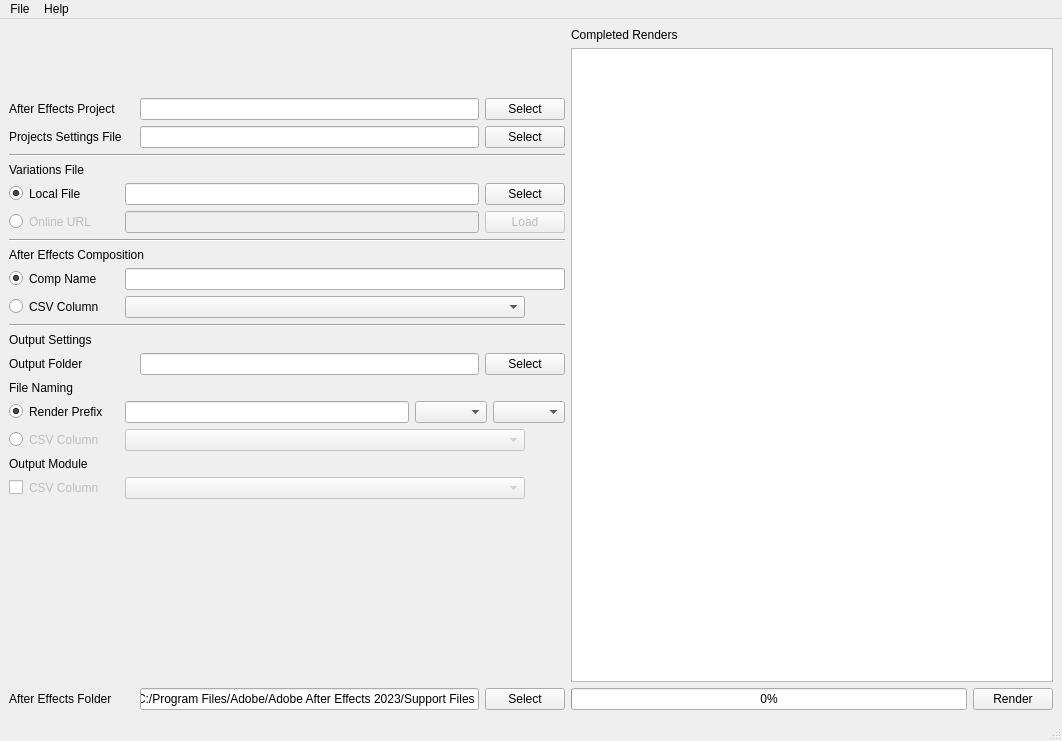
<?xml version="1.0" encoding="UTF-8"?>
<ui version="4.0">
 <class>MainWindow</class>
 <widget class="QMainWindow" name="MainWindow">
  <property name="geometry">
   <rect>
    <x>0</x>
    <y>0</y>
    <width>1062</width>
    <height>741</height>
   </rect>
  </property>
  <property name="windowTitle">
   <string>Render Robot</string>
  </property>
  <widget class="QWidget" name="centralwidget">
   <layout class="QGridLayout" name="gridLayout">
    <item row="0" column="0">
     <layout class="QVBoxLayout" name="verticalLayout">
      <item>
       <widget class="QLabel" name="logo_label">
        <property name="minimumSize">
         <size>
          <width>64</width>
          <height>64</height>
         </size>
        </property>
        <property name="maximumSize">
         <size>
          <width>64</width>
          <height>64</height>
         </size>
        </property>
        <property name="text">
         <string>    </string>
        </property>
       </widget>
      </item>
      <item>
       <layout class="QHBoxLayout" name="horizontalLayout_2">
        <item>
         <widget class="QLabel" name="label_2">
          <property name="minimumSize">
           <size>
            <width>125</width>
            <height>0</height>
           </size>
          </property>
          <property name="lineWidth">
           <number>1</number>
          </property>
          <property name="midLineWidth">
           <number>0</number>
          </property>
          <property name="text">
           <string>After Effects Project</string>
          </property>
         </widget>
        </item>
        <item>
         <widget class="QLineEdit" name="proj_path">
          <property name="text">
           <string/>
          </property>
         </widget>
        </item>
        <item>
         <widget class="QPushButton" name="proj_path_button">
          <property name="minimumSize">
           <size>
            <width>75</width>
            <height>0</height>
           </size>
          </property>
          <property name="text">
           <string>Select</string>
          </property>
         </widget>
        </item>
       </layout>
      </item>
      <item>
       <layout class="QHBoxLayout" name="horizontalLayout_8">
        <item>
         <widget class="QLabel" name="label_4">
          <property name="minimumSize">
           <size>
            <width>125</width>
            <height>0</height>
           </size>
          </property>
          <property name="lineWidth">
           <number>1</number>
          </property>
          <property name="midLineWidth">
           <number>0</number>
          </property>
          <property name="text">
           <string>Projects Settings File</string>
          </property>
         </widget>
        </item>
        <item>
         <widget class="QLineEdit" name="set_path">
          <property name="text">
           <string/>
          </property>
         </widget>
        </item>
        <item>
         <widget class="QPushButton" name="set_path_button">
          <property name="minimumSize">
           <size>
            <width>75</width>
            <height>0</height>
           </size>
          </property>
          <property name="text">
           <string>Select</string>
          </property>
         </widget>
        </item>
       </layout>
      </item>
      <item>
       <widget class="Line" name="line_4">
        <property name="orientation">
         <enum>Qt::Horizontal</enum>
        </property>
       </widget>
      </item>
      <item>
       <widget class="QLabel" name="label_7">
        <property name="text">
         <string>Variations File</string>
        </property>
       </widget>
      </item>
      <item>
       <layout class="QHBoxLayout" name="horizontalLayout_4">
        <item>
         <widget class="QRadioButton" name="radioSource_1">
          <property name="minimumSize">
           <size>
            <width>0</width>
            <height>0</height>
           </size>
          </property>
          <property name="text">
           <string/>
          </property>
          <property name="checked">
           <bool>true</bool>
          </property>
          <attribute name="buttonGroup">
           <string notr="true">sourceGroup</string>
          </attribute>
         </widget>
        </item>
        <item>
         <widget class="QLabel" name="local_label">
          <property name="minimumSize">
           <size>
            <width>90</width>
            <height>0</height>
           </size>
          </property>
          <property name="text">
           <string>Local File</string>
          </property>
         </widget>
        </item>
        <item>
         <widget class="QLineEdit" name="var_path"/>
        </item>
        <item>
         <widget class="QPushButton" name="var_path_button">
          <property name="minimumSize">
           <size>
            <width>75</width>
            <height>0</height>
           </size>
          </property>
          <property name="text">
           <string>Select</string>
          </property>
         </widget>
        </item>
       </layout>
      </item>
      <item>
       <layout class="QHBoxLayout" name="horizontalLayout_7">
        <item>
         <widget class="QRadioButton" name="radioSource_2">
          <property name="minimumSize">
           <size>
            <width>0</width>
            <height>0</height>
           </size>
          </property>
          <property name="text">
           <string/>
          </property>
          <attribute name="buttonGroup">
           <string notr="true">sourceGroup</string>
          </attribute>
         </widget>
        </item>
        <item>
         <widget class="QLabel" name="url_label">
          <property name="enabled">
           <bool>false</bool>
          </property>
          <property name="minimumSize">
           <size>
            <width>90</width>
            <height>0</height>
           </size>
          </property>
          <property name="text">
           <string>Online URL</string>
          </property>
         </widget>
        </item>
        <item>
         <widget class="QLineEdit" name="csv_url">
          <property name="enabled">
           <bool>false</bool>
          </property>
         </widget>
        </item>
        <item>
         <widget class="QPushButton" name="load_online_button">
          <property name="enabled">
           <bool>false</bool>
          </property>
          <property name="minimumSize">
           <size>
            <width>75</width>
            <height>0</height>
           </size>
          </property>
          <property name="text">
           <string>Load</string>
          </property>
         </widget>
        </item>
       </layout>
      </item>
      <item>
       <widget class="Line" name="line_2">
        <property name="orientation">
         <enum>Qt::Horizontal</enum>
        </property>
       </widget>
      </item>
      <item>
       <widget class="QLabel" name="label_8">
        <property name="text">
         <string>After Effects Composition</string>
        </property>
       </widget>
      </item>
      <item>
       <layout class="QHBoxLayout" name="horizontalLayout_12">
        <item>
         <widget class="QRadioButton" name="name_radio_4">
          <property name="text">
           <string/>
          </property>
          <property name="checked">
           <bool>true</bool>
          </property>
          <attribute name="buttonGroup">
           <string notr="true">compGroup</string>
          </attribute>
         </widget>
        </item>
        <item>
         <widget class="QLabel" name="label_15">
          <property name="minimumSize">
           <size>
            <width>90</width>
            <height>0</height>
           </size>
          </property>
          <property name="text">
           <string>Comp Name</string>
          </property>
         </widget>
        </item>
        <item>
         <widget class="QLineEdit" name="comp_name"/>
        </item>
       </layout>
      </item>
      <item>
       <layout class="QHBoxLayout" name="horizontalLayout_9">
        <item>
         <widget class="QRadioButton" name="name_radio_3">
          <property name="text">
           <string/>
          </property>
          <property name="checked">
           <bool>false</bool>
          </property>
          <attribute name="buttonGroup">
           <string notr="true">compGroup</string>
          </attribute>
         </widget>
        </item>
        <item>
         <widget class="QLabel" name="label_9">
          <property name="minimumSize">
           <size>
            <width>90</width>
            <height>0</height>
           </size>
          </property>
          <property name="lineWidth">
           <number>1</number>
          </property>
          <property name="midLineWidth">
           <number>0</number>
          </property>
          <property name="text">
           <string>CSV Column</string>
          </property>
         </widget>
        </item>
        <item>
         <widget class="QComboBox" name="comp_csv">
          <property name="minimumSize">
           <size>
            <width>400</width>
            <height>0</height>
           </size>
          </property>
         </widget>
        </item>
        <item>
         <spacer name="horizontalSpacer_2">
          <property name="orientation">
           <enum>Qt::Horizontal</enum>
          </property>
          <property name="sizeHint" stdset="0">
           <size>
            <width>40</width>
            <height>20</height>
           </size>
          </property>
         </spacer>
        </item>
       </layout>
      </item>
      <item>
       <widget class="Line" name="line_5">
        <property name="orientation">
         <enum>Qt::Horizontal</enum>
        </property>
       </widget>
      </item>
      <item>
       <widget class="QLabel" name="label_10">
        <property name="text">
         <string>Output Settings</string>
        </property>
       </widget>
      </item>
      <item>
       <layout class="QHBoxLayout" name="horizontalLayout_3">
        <item>
         <widget class="QLabel" name="label_3">
          <property name="minimumSize">
           <size>
            <width>125</width>
            <height>0</height>
           </size>
          </property>
          <property name="text">
           <string>Output Folder</string>
          </property>
         </widget>
        </item>
        <item>
         <widget class="QLineEdit" name="out_path"/>
        </item>
        <item>
         <widget class="QPushButton" name="out_path_button">
          <property name="minimumSize">
           <size>
            <width>75</width>
            <height>0</height>
           </size>
          </property>
          <property name="text">
           <string>Select</string>
          </property>
         </widget>
        </item>
       </layout>
      </item>
      <item>
       <widget class="QLabel" name="label_12">
        <property name="text">
         <string>File Naming</string>
        </property>
       </widget>
      </item>
      <item>
       <layout class="QHBoxLayout" name="horizontalLayout_6">
        <item>
         <widget class="QRadioButton" name="name_radio_1">
          <property name="text">
           <string/>
          </property>
          <property name="checked">
           <bool>true</bool>
          </property>
          <attribute name="buttonGroup">
           <string notr="true">buttonGroup</string>
          </attribute>
         </widget>
        </item>
        <item>
         <widget class="QLabel" name="label_6">
          <property name="minimumSize">
           <size>
            <width>90</width>
            <height>0</height>
           </size>
          </property>
          <property name="text">
           <string>Render Prefix</string>
          </property>
         </widget>
        </item>
        <item>
         <widget class="QLineEdit" name="comp_prefix">
          <property name="text">
           <string/>
          </property>
         </widget>
        </item>
        <item>
         <widget class="QComboBox" name="prefix_numb"/>
        </item>
        <item>
         <widget class="QComboBox" name="ext_box"/>
        </item>
       </layout>
      </item>
      <item>
       <layout class="QHBoxLayout" name="horizontalLayout_10">
        <item>
         <widget class="QRadioButton" name="name_radio_2">
          <property name="text">
           <string/>
          </property>
          <attribute name="buttonGroup">
           <string notr="true">buttonGroup</string>
          </attribute>
         </widget>
        </item>
        <item>
         <widget class="QLabel" name="label_11">
          <property name="enabled">
           <bool>false</bool>
          </property>
          <property name="minimumSize">
           <size>
            <width>90</width>
            <height>0</height>
           </size>
          </property>
          <property name="lineWidth">
           <number>1</number>
          </property>
          <property name="midLineWidth">
           <number>0</number>
          </property>
          <property name="text">
           <string>CSV Column</string>
          </property>
         </widget>
        </item>
        <item>
         <widget class="QComboBox" name="csv_prefix">
          <property name="enabled">
           <bool>false</bool>
          </property>
          <property name="minimumSize">
           <size>
            <width>400</width>
            <height>0</height>
           </size>
          </property>
         </widget>
        </item>
        <item>
         <spacer name="horizontalSpacer">
          <property name="orientation">
           <enum>Qt::Horizontal</enum>
          </property>
          <property name="sizeHint" stdset="0">
           <size>
            <width>40</width>
            <height>20</height>
           </size>
          </property>
         </spacer>
        </item>
       </layout>
      </item>
      <item>
       <widget class="QLabel" name="label_14">
        <property name="text">
         <string>Output Module</string>
        </property>
       </widget>
      </item>
      <item>
       <layout class="QHBoxLayout" name="horizontalLayout_11">
        <item>
         <widget class="QCheckBox" name="om_check">
          <property name="text">
           <string/>
          </property>
         </widget>
        </item>
        <item>
         <widget class="QLabel" name="label_13">
          <property name="enabled">
           <bool>false</bool>
          </property>
          <property name="minimumSize">
           <size>
            <width>90</width>
            <height>0</height>
           </size>
          </property>
          <property name="lineWidth">
           <number>1</number>
          </property>
          <property name="midLineWidth">
           <number>0</number>
          </property>
          <property name="text">
           <string>CSV Column</string>
          </property>
         </widget>
        </item>
        <item>
         <widget class="QComboBox" name="output_module">
          <property name="enabled">
           <bool>false</bool>
          </property>
          <property name="minimumSize">
           <size>
            <width>400</width>
            <height>0</height>
           </size>
          </property>
         </widget>
        </item>
        <item>
         <spacer name="horizontalSpacer_3">
          <property name="orientation">
           <enum>Qt::Horizontal</enum>
          </property>
          <property name="sizeHint" stdset="0">
           <size>
            <width>40</width>
            <height>20</height>
           </size>
          </property>
         </spacer>
        </item>
       </layout>
      </item>
      <item>
       <spacer name="verticalSpacer">
        <property name="orientation">
         <enum>Qt::Vertical</enum>
        </property>
        <property name="sizeHint" stdset="0">
         <size>
          <width>20</width>
          <height>40</height>
         </size>
        </property>
       </spacer>
      </item>
      <item>
       <layout class="QHBoxLayout" name="horizontalLayout">
        <item>
         <widget class="QLabel" name="label">
          <property name="minimumSize">
           <size>
            <width>125</width>
            <height>0</height>
           </size>
          </property>
          <property name="text">
           <string>After Effects Folder</string>
          </property>
         </widget>
        </item>
        <item>
         <widget class="QLineEdit" name="ae_path">
          <property name="text">
           <string>C:/Program Files/Adobe/Adobe After Effects 2023/Support Files</string>
          </property>
         </widget>
        </item>
        <item>
         <widget class="QPushButton" name="ae_path_button">
          <property name="minimumSize">
           <size>
            <width>75</width>
            <height>0</height>
           </size>
          </property>
          <property name="text">
           <string>Select</string>
          </property>
         </widget>
        </item>
       </layout>
      </item>
     </layout>
    </item>
    <item row="0" column="1">
     <layout class="QVBoxLayout" name="verticalLayout_2">
      <item>
       <widget class="QLabel" name="label_5">
        <property name="text">
         <string>Completed Renders</string>
        </property>
       </widget>
      </item>
      <item>
       <widget class="QListWidget" name="render_list"/>
      </item>
      <item>
       <layout class="QHBoxLayout" name="horizontalLayout_5">
        <item>
         <widget class="QProgressBar" name="render_progress">
          <property name="value">
           <number>0</number>
          </property>
         </widget>
        </item>
        <item>
         <widget class="QPushButton" name="render_button">
          <property name="enabled">
           <bool>true</bool>
          </property>
          <property name="text">
           <string>Render</string>
          </property>
         </widget>
        </item>
       </layout>
      </item>
     </layout>
    </item>
   </layout>
  </widget>
  <widget class="QMenuBar" name="menubar">
   <property name="geometry">
    <rect>
     <x>0</x>
     <y>0</y>
     <width>1062</width>
     <height>18</height>
    </rect>
   </property>
   <widget class="QMenu" name="menuHelp">
    <property name="title">
     <string>File</string>
    </property>
    <addaction name="actionLoad_settings"/>
    <addaction name="actionSave_settings"/>
    <addaction name="separator"/>
    <addaction name="actionPreferences"/>
   </widget>
   <widget class="QMenu" name="menuHelp_2">
    <property name="title">
     <string>Help</string>
    </property>
    <addaction name="actionHelp"/>
    <addaction name="actionAbout"/>
   </widget>
   <addaction name="menuHelp"/>
   <addaction name="menuHelp_2"/>
  </widget>
  <widget class="QStatusBar" name="statusbar"/>
  <action name="actionLoad_settings">
   <property name="text">
    <string>Load Settings</string>
   </property>
  </action>
  <action name="actionHelp">
   <property name="text">
    <string>Help</string>
   </property>
  </action>
  <action name="actionAbout">
   <property name="text">
    <string>About</string>
   </property>
  </action>
  <action name="actionPreferences">
   <property name="text">
    <string>Preferences</string>
   </property>
  </action>
  <action name="actionSave_settings">
   <property name="text">
    <string>Save Settings</string>
   </property>
  </action>
 </widget>
 <resources/>
 <connections/>
 <buttongroups>
  <buttongroup name="sourceGroup"/>
  <buttongroup name="buttonGroup"/>
  <buttongroup name="compGroup"/>
 </buttongroups>
</ui>
